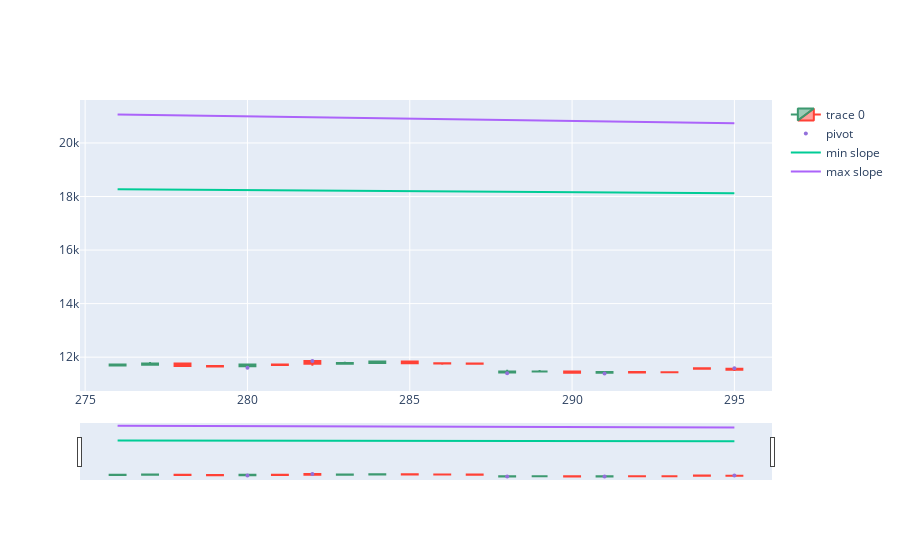

The notebook cell this image was saved under:
### Code cell
fig = go.Figure(data=[go.Candlestick(x=df.index[-20:],
                open=df['open'],
                high=df['high'],
                low=df['low'],
                close=df['close'])])

fig.add_scatter(x=df.index[-20:], y=df['pointpos'], mode="markers",
                marker=dict(size=4, color="MediumPurple"),
                name="pivot")




fig.add_trace(go.Scatter(x=df.index[-20:], y=df['lower_point'], mode='lines', name='min slope'))
fig.add_trace(go.Scatter(x=df.index[-20:], y=df['upper_point'], mode='lines', name='max slope'))
#fig.update_layout(xaxis_rangeslider_visible=False)
fig.show()

### Figure 1 — Plotly figure (JSON) as saved in the notebook; plotly's stock layout.template omitted (floating-point values rounded to 4 significant figures; data arrays with more than 128 entries replaced by an {"elided": "..."} marker saying what was removed)
{"data": [{"close": {"elided": "296 float values"}, "high": {"elided": "296 float values"}, "low": {"elided": "296 float values"}, "open": {"elided": "296 float values"}, "type": "candlestick", "x": [276, 277, 278, 279, 280, 281, 282, 283, 284, 285, 286, 287, 288, 289, 290, 291, 292, 293, 294, 295]}, {"marker": {"color": "MediumPurple", "size": 4}, "mode": "markers", "name": "pivot", "type": "scatter", "x": [276, 277, 278, 279, 280, 281, 282, 283, 284, 285, 286, 287, 288, 289, 290, 291, 292, 293, 294, 295], "y": {"elided": "296 float values"}}, {"mode": "lines", "name": "min slope", "type": "scatter", "x": [276, 277, 278, 279, 280, 281, 282, 283, 284, 285, 286, 287, 288, 289, 290, 291, 292, 293, 294, 295], "y": {"elided": "296 float values"}}, {"mode": "lines", "name": "max slope", "type": "scatter", "x": [276, 277, 278, 279, 280, 281, 282, 283, 284, 285, 286, 287, 288, 289, 290, 291, 292, 293, 294, 295], "y": {"elided": "296 float values"}}], "layout": {}}
